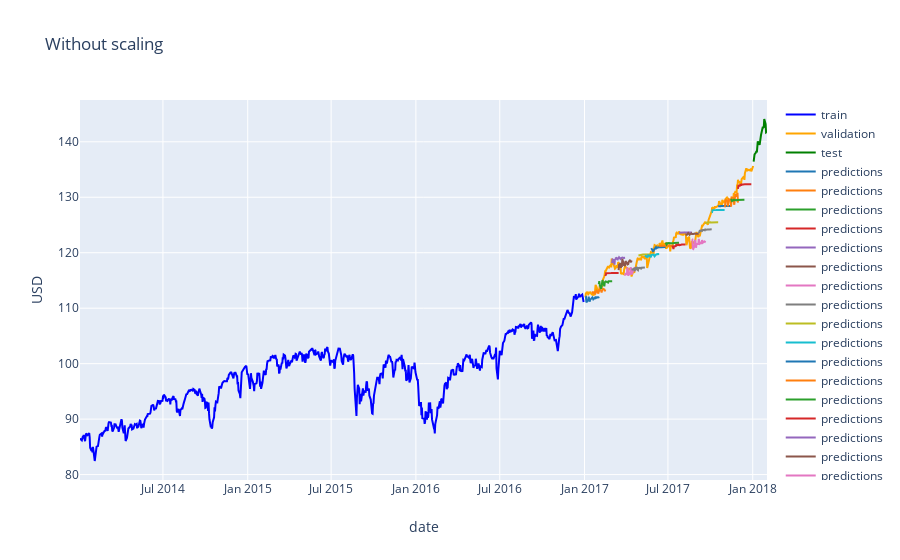

The notebook cell this image was saved under:
### Code cell
# Plot validation predictions
fig = go.Figure()

# Add traces
fig.add_trace(go.Scatter(x=train['date'], 
                         y=train['adj_close'],
                         mode='lines',
                         name='train',
                         line=dict(color='blue')))
fig.add_trace(go.Scatter(x=val['date'], 
                         y=val['adj_close'],
                         mode='lines',
                         name='validation',
                         line=dict(color='orange')))
fig.add_trace(go.Scatter(x=test['date'], 
                         y=test['adj_close'],
                         mode='lines',
                         name='test',
                         line=dict(color='green')))

# Plot the predictions
n = 0
for key in preds_dict:
    fig.add_trace(go.Scatter(x=train_val[key:key+H]['date'], 
                             y=preds_dict[key],
                             mode='lines',
                             name='predictions',
                             line=dict(color=colors[n%len(colors)])))
    n = n + 1

fig.update_layout(title='Without scaling',
                  yaxis=dict(title='USD'),
                  xaxis=dict(title='date'))
